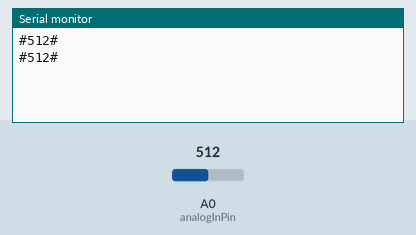
Recording of a sketch running on a simulated Arduino Uno, built with avr-gcc and run on an emulated ATmega328P. Parts: the last lines printed to the serial monitor. Inputs (shaded band) come from the test bench; at power-on: A0 (analogInPin) = 512.

Above: at 1.8 s.
1.9 s: A0 (analogInPin) set to 716
At 2.3 s:
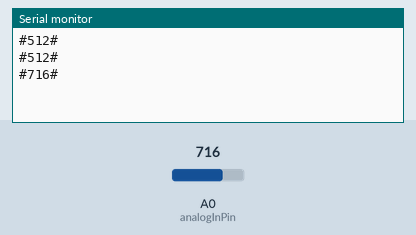
3.4 s: A0 (analogInPin) set to 900
At 4.8 s:
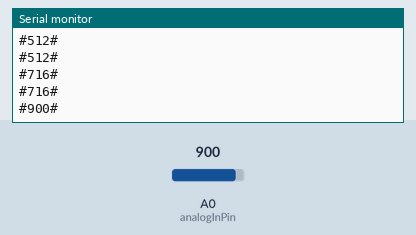
Timing chart, 0 to 6.4 s (numbered marks = the images above; inputs shaded):
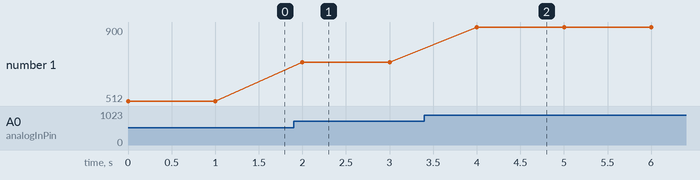

Measured:
- after the input at 1.9 s, the serial monitor: prints a new line after 0.10 s (image 1)
- after the input at 3.4 s, the serial monitor: prints a new line after 0.60 s (image 2)
- plotted number 1: 512 → 716 after the input at 1.9 s, 716 → 900 after the input at 3.4 s

The sketch:

garduinor.pde
```cpp
/*
 First moisture sensure prototype.

 Arduino connected electric signal amplifying circuit and two cabled nails as conductivity
 (~moisture) sensor.

 It reads value from analog in pin and print it to serial formatted as "#<value>#".
 Value is (0, 1024), although maximium empiric value is 893. So 100% moisture can be
 considered at 900.

 The circuit:
    * Sensor: two nails connected to an circuit amplifying electric signal to analog pin,
 <TDB>

 created 7 Dec. 2011
 by Antonio Barcia

 This code is in the public domain.
 */

const int analogInPin = A0;  // Analog input pin that the potentiometer is attached to

int sensorValue = 0;        // value read from the pot

void SendToSerial (int id, int sensorValue)
{
  // print the results to the serial monitor:
  Serial.print("#");
  Serial.print(sensorValue);
  Serial.print("#");
  Serial.print("\n");
}

void setup() {
  // initialize serial communications at 9600 bps:
  Serial.begin(9600);
}

void loop() {
  // read the analog in value
  sensorValue = analogRead(analogInPin);

  SendToSerial(1, sensorValue);

  // wait 10 milliseconds before the next loop
  // for the analog-to-digital converter to settle
  // after the last reading:
  delay(1000);
}
```
